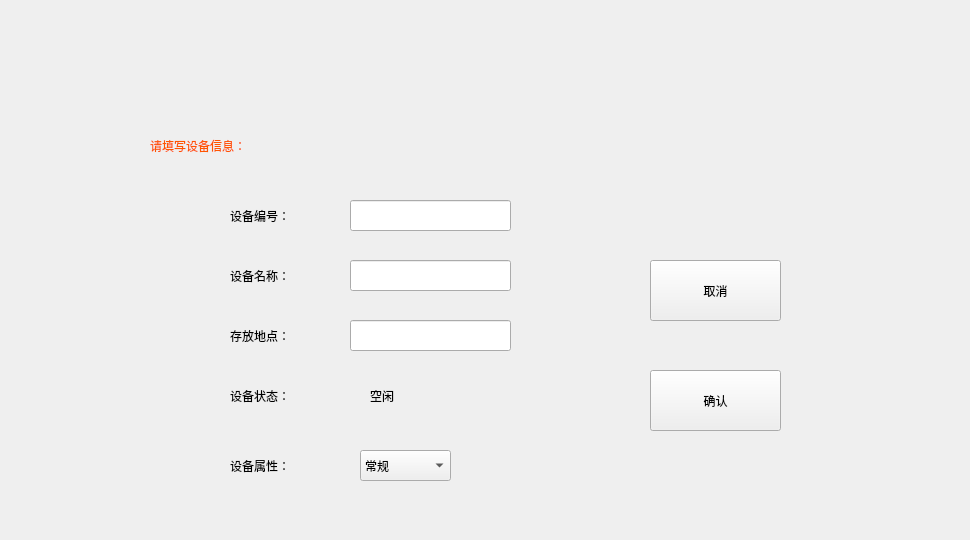
                <widget class="QWidget" name="page_8">
                 <property name="styleSheet">
                  <string notr="true"/>
                 </property>
                 <widget class="QWidget" name="widget_4" native="true">
                  <property name="geometry">
                   <rect>
                    <x>110</x>
                    <y>90</y>
                    <width>851</width>
                    <height>441</height>
                   </rect>
                  </property>
                  <property name="styleSheet">
                   <string notr="true"/>
                  </property>
                  <widget class="QLabel" name="label_4">
                   <property name="geometry">
                    <rect>
                     <x>40</x>
                     <y>20</y>
                     <width>271</width>
                     <height>71</height>
                    </rect>
                   </property>
                   <property name="styleSheet">
                    <string notr="true">font: 20pt &quot;Arial&quot;;color: rgb(255, 85, 0);

</string>
                   </property>
                   <property name="text">
                    <string>请填写设备信息：</string>
                   </property>
                  </widget>
                  <widget class="QLabel" name="label_6">
                   <property name="geometry">
                    <rect>
                     <x>120</x>
                     <y>100</y>
                     <width>121</width>
                     <height>51</height>
                    </rect>
                   </property>
                   <property name="styleSheet">
                    <string notr="true">font: 14pt &quot;AdLib WGL4 BT&quot;;</string>
                   </property>
                   <property name="text">
                    <string>设备编号：</string>
                   </property>
                  </widget>
                  <widget class="QLabel" name="label_7">
                   <property name="geometry">
                    <rect>
                     <x>120</x>
                     <y>160</y>
                     <width>121</width>
                     <height>51</height>
                    </rect>
                   </property>
                   <property name="styleSheet">
                    <string notr="true">font: 14pt &quot;AdLib WGL4 BT&quot;;</string>
                   </property>
                   <property name="text">
                    <string>设备名称：</string>
                   </property>
                  </widget>
                  <widget class="QLabel" name="label_8">
                   <property name="geometry">
                    <rect>
                     <x>120</x>
                     <y>220</y>
                     <width>121</width>
                     <height>51</height>
                    </rect>
                   </property>
                   <property name="styleSheet">
                    <string notr="true">font: 14pt &quot;AdLib WGL4 BT&quot;;</string>
                   </property>
                   <property name="text">
                    <string>存放地点：</string>
                   </property>
                  </widget>
                  <widget class="QLabel" name="label_9">
                   <property name="geometry">
                    <rect>
                     <x>120</x>
                     <y>280</y>
                     <width>121</width>
                     <height>51</height>
                    </rect>
                   </property>
                   <property name="styleSheet">
                    <string notr="true">font: 14pt &quot;AdLib WGL4 BT&quot;;</string>
                   </property>
                   <property name="text">
                    <string>设备状态：</string>
                   </property>
                  </widget>
                  <widget class="QLabel" name="label_10">
                   <property name="geometry">
                    <rect>
                     <x>120</x>
                     <y>350</y>
                     <width>121</width>
                     <height>51</height>
                    </rect>
                   </property>
                   <property name="styleSheet">
                    <string notr="true">font: 14pt &quot;AdLib WGL4 BT&quot;;</string>
                   </property>
                   <property name="text">
                    <string>设备属性：</string>
                   </property>
                  </widget>
                  <widget class="QLabel" name="label_11">
                   <property name="geometry">
                    <rect>
                     <x>260</x>
                     <y>280</y>
                     <width>121</width>
                     <height>51</height>
                    </rect>
                   </property>
                   <property name="styleSheet">
                    <string notr="true">font: 14pt &quot;AdLib WGL4 BT&quot;;</string>
                   </property>
                   <property name="text">
                    <string>空闲</string>
                   </property>
                  </widget>
                  <widget class="QComboBox" name="comboBox">
                   <property name="geometry">
                    <rect>
                     <x>250</x>
                     <y>360</y>
                     <width>91</width>
                     <height>31</height>
                    </rect>
                   </property>
                   <property name="styleSheet">
                    <string notr="true">font: 14pt &quot;AdLib WGL4 BT&quot;;</string>
                   </property>
                   <item>
                    <property name="text">
                     <string>常规</string>
                    </property>
                   </item>
                   <item>
                    <property name="text">
                     <string>重要</string>
                    </property>
                   </item>
                  </widget>
                  <widget class="QPushButton" name="pushButton">
                   <property name="geometry">
                    <rect>
                     <x>540</x>
                     <y>170</y>
                     <width>131</width>
                     <height>61</height>
                    </rect>
                   </property>
                   <property name="styleSheet">
                    <string notr="true">font: 14pt &quot;AdLib WGL4 BT&quot;;</string>
                   </property>
                   <property name="text">
                    <string>取消</string>
                   </property>
                  </widget>
                  <widget class="QPushButton" name="pushButton_2">
                   <property name="geometry">
                    <rect>
                     <x>540</x>
                     <y>280</y>
                     <width>131</width>
                     <height>61</height>
                    </rect>
                   </property>
                   <property name="styleSheet">
                    <string notr="true">font: 14pt &quot;AdLib WGL4 BT&quot;;</string>
                   </property>
                   <property name="text">
                    <string>确认</string>
                   </property>
                  </widget>
                  <widget class="QLineEdit" name="lineEdit_2">
                   <property name="geometry">
                    <rect>
                     <x>240</x>
                     <y>110</y>
                     <width>161</width>
                     <height>31</height>
                    </rect>
                   </property>
                  </widget>
                  <widget class="QLineEdit" name="lineEdit_3">
                   <property name="geometry">
                    <rect>
                     <x>240</x>
                     <y>230</y>
                     <width>161</width>
                     <height>31</height>
                    </rect>
                   </property>
                  </widget>
                  <widget class="QLineEdit" name="lineEdit_4">
                   <property name="geometry">
                    <rect>
                     <x>240</x>
                     <y>170</y>
                     <width>161</width>
                     <height>31</height>
                    </rect>
                   </property>
                  </widget>
                 </widget>
                </widget>
